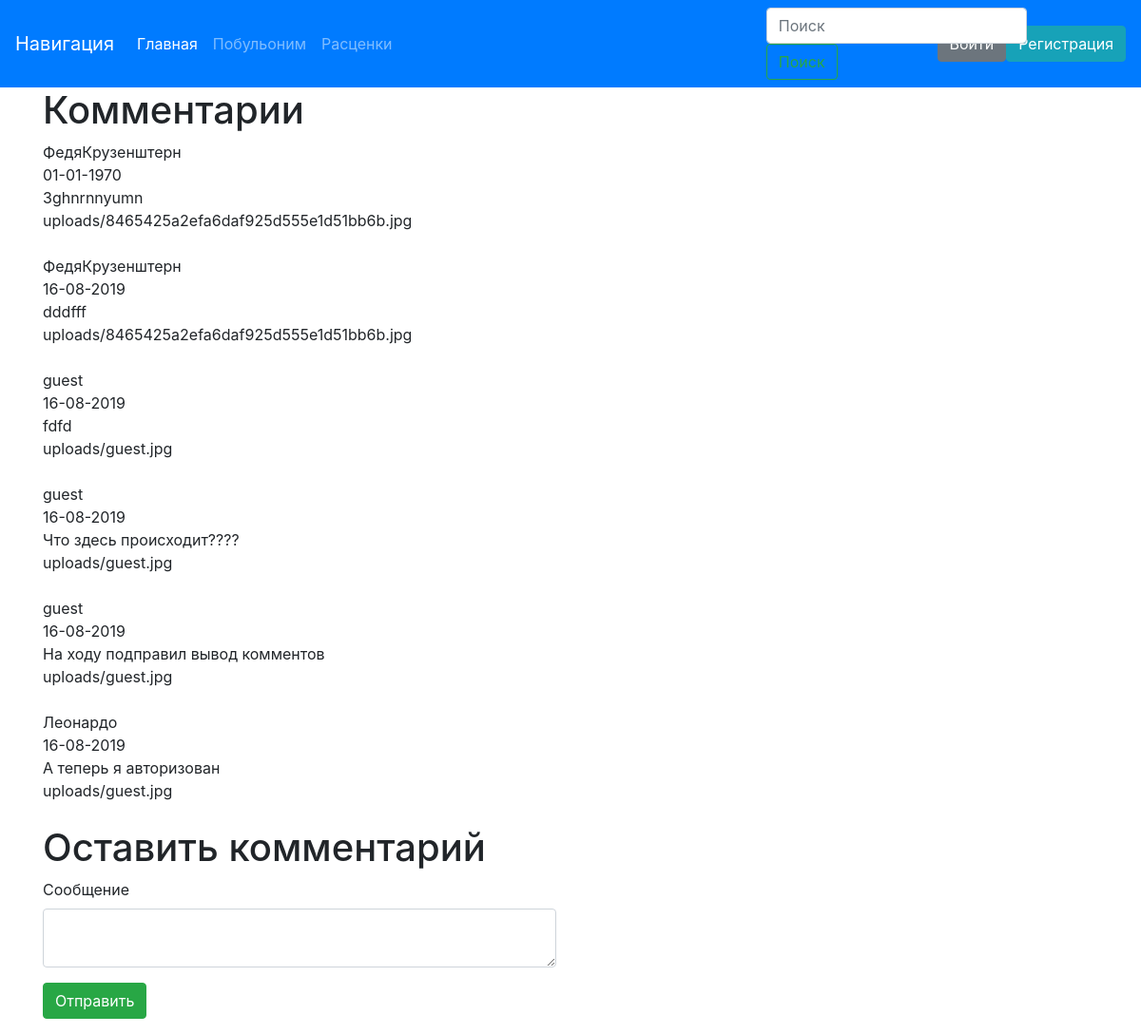
Before: / with the older database file.
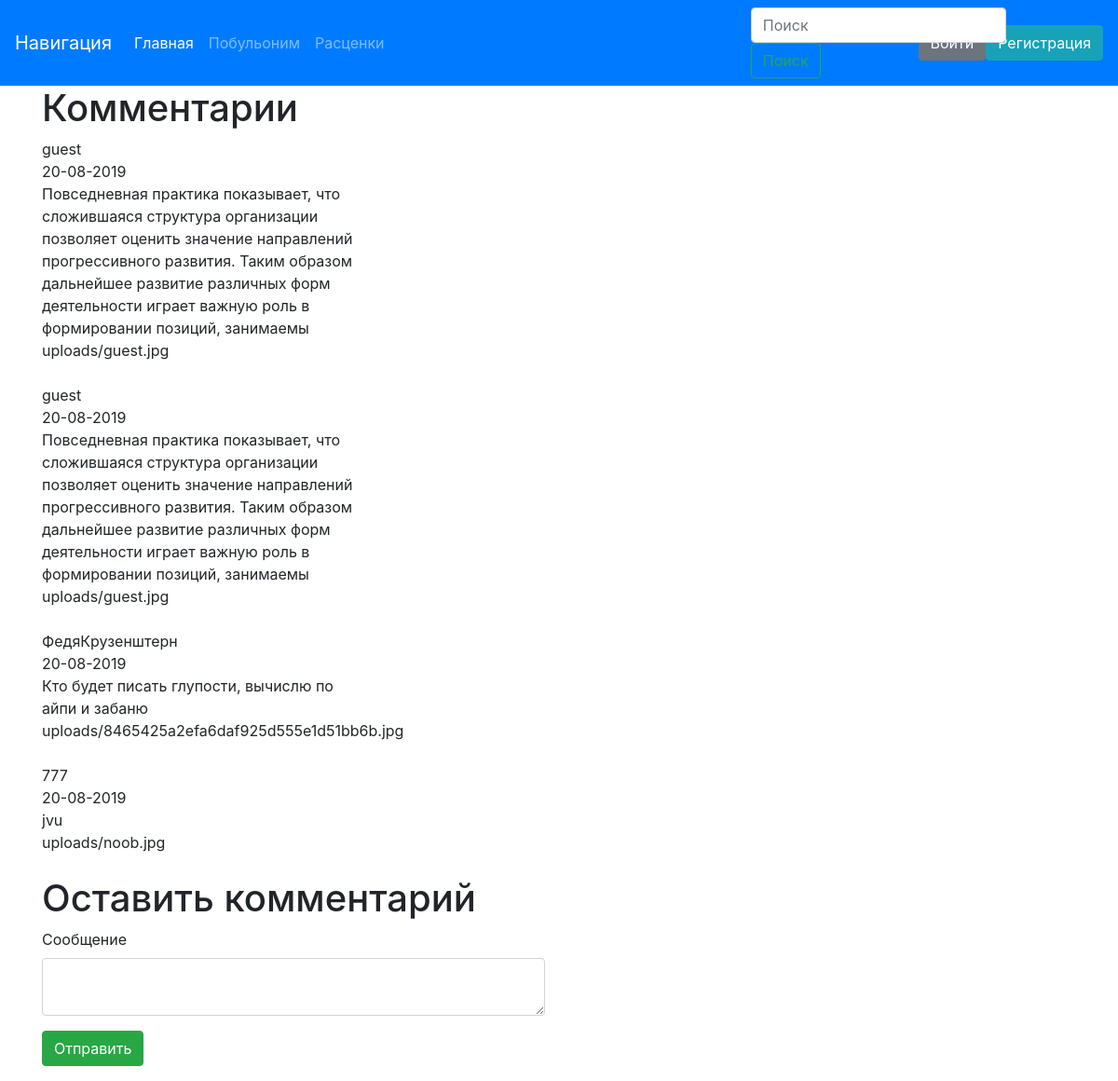
After: the same page with the newer database file.
### tables this page shows
CREATE TABLE `comments` (
  `id` int(11) NOT NULL,
  `comment` char(255) NOT NULL,
  `access` varchar(10) NOT NULL,
  `datecomment` int(11) NOT NULL,
  `login` varchar(50) NOT NULL
);

CREATE TABLE `users` (
  `id` int(11) NOT NULL,
  `role` varchar(15) NOT NULL,
  `login` varchar(50) NOT NULL,
  `email` varchar(50) NOT NULL,
  `password` char(150) NOT NULL,
  `filename` char(50) NOT NULL
);

### index.php (the view, shortened to what this page needs)
<?php
if (isset($_SESSION['auth']))
{
	if ($_SESSION['auth'] == 'user')
	{
		$auth = 'user';
	}
	elseif ($_SESSION['auth'] == 'admin')
	{
		$auth = 'admin';
	}
	else
	{
		$auth = 'guest';
	}
}
else
{
	$auth = 'guest';
}
?>
<!DOCTYPE html>
<html lang="en">
<head>
	<link rel="stylesheet" href="https://stackpath.bootstrapcdn.com/bootstrap/4.3.1/css/bootstrap.min.css">
</head>
<body>
	<nav class="navbar navbar-expand-lg navbar-dark bg-primary">
		<a class="navbar-brand" href="#">Навигация</a>
		<div class="collapse navbar-collapse" id="navbarNav">
			<ul class="navbar-nav">
				<li class="nav-item active">
					<a class="nav-link" href="index.php">Главная<span class="sr-only">(current)</span></a>
				</li>
				<li class="nav-item">
					<a class="nav-link" href="#">Побульоним</a>
				</li>
				<li class="nav-item">
					<a class="nav-link" href="#">Расценки</a>
				</li>
			</ul>
		</div>
		<form class="form-inline col-md-2">
			<input class="form-control mr-sm-2" type="search" placeholder="Поиск" aria-label="Search">
			<button class="btn btn-outline-success my-2 my-sm-0" type="submit">Поиск</button>
		</form>
		<a href="authorization.php" class="btn btn-secondary <?php if ($auth != 'guest') echo ' d-none';?>">Войти</a>
		<a href="registration.php" class="btn btn-info <?php if ($auth != 'guest') echo ' d-none';?>">Регистрация</a>
	</nav>
	<?php
	$pdo = new PDO('mysql:host=localhost;dbname=blog;charset=utf8;', 'root', '');
	$comments = $pdo->query("SELECT * FROM `comments`")->fetchAll(PDO::FETCH_ASSOC);
	$users = $pdo->query("SELECT * FROM `users`")->fetchAll(PDO::FETCH_ASSOC);
	?>
	<div class="container">
		<div class="row align-items-center">
			<div class="col-md-4">
				<h1>Комментарии</h1>
				<?php
				foreach ($comments as $key => $value)
				{
					echo $value['login'] . '<br>';
					$time = $value['datecomment'];
					$date = date("d-m-Y", $time);
					echo $date . '<br>';
					echo $value['comment'] . '<br>';
					if ($value['login'] == 'guest')
					{
						$path = 'uploads/guest.jpg';
					}
					else
					{
						foreach ($users as $key1 => $value1)
						{
							if ($value1['login'] == $value['login'])
							{
								$path = 'uploads/' . $value1['filename'];
								break;
							}
						}
					}
					echo $path . '<br>' . '<br>';
				}
				?>
			</div>
		</div>
	</div>
	<div class="container">
		<div class="row">
			<div class="col-md-6">
				<h1>Оставить комментарий</h1>
				<form action="addComment.php" method="post">
					<div class="form-group">
						<label for="">Сообщение</label>
						<textarea name="message" class="form-control" maxlength="250"></textarea>
					</div>
					<div class="form-group">
						<button type="submit" class="btn btn-success">Отправить</button>
					</div>
				</form>
			</div>
		</div>
	</div>
</body>
</html>

Changed rows visible on the page:
removed comments: login "ФедяКрузенштерн", datecomment "01-01-1970", comment "3ghnrnnyumn", $path "uploads/8465425a2efa6daf925d555e1d51bb6b.jpg"
removed comments: login "ФедяКрузенштерн", datecomment "16-08-2019", comment "dddfff", $path "uploads/8465425a2efa6daf925d555e1d51bb6b.jpg"
removed comments: login "guest", datecomment "16-08-2019", comment "fdfd", login "uploads/guest.jpg"
removed comments: login "guest", datecomment "16-08-2019", comment "Что здесь происходит????", login "uploads/guest.jpg"
removed comments: login "guest", datecomment "16-08-2019", comment "На ходу подправил вывод комментов", login "uploads/guest.jpg"
removed comments: login "Леонардо", datecomment "16-08-2019", comment "А теперь я авторизован"
added comments: login "guest", datecomment "20-08-2019", comment "Повседневная практика показывает, что сложившаяся структура организации позволяет оценить значение направлений прогрессивного развития. Таким образом дальнейшее развитие различных форм деятельности играет важную роль в формировании позиций, занимаемы", login "uploads/guest.jpg"
added comments: login "guest", datecomment "20-08-2019", comment "Повседневная практика показывает, что сложившаяся структура организации позволяет оценить значение направлений прогрессивного развития. Таким образом дальнейшее развитие различных форм деятельности играет важную роль в формировании позиций, занимаемы", login "uploads/guest.jpg"
added comments: login "ФедяКрузенштерн", datecomment "20-08-2019", comment "Кто будет писать глупости, вычислю по айпи и забаню", $path "uploads/8465425a2efa6daf925d555e1d51bb6b.jpg"
added comments: login "777", datecomment "20-08-2019", comment "jvu"
now on this page (row unchanged): users: filename "uploads/noob.jpg"
